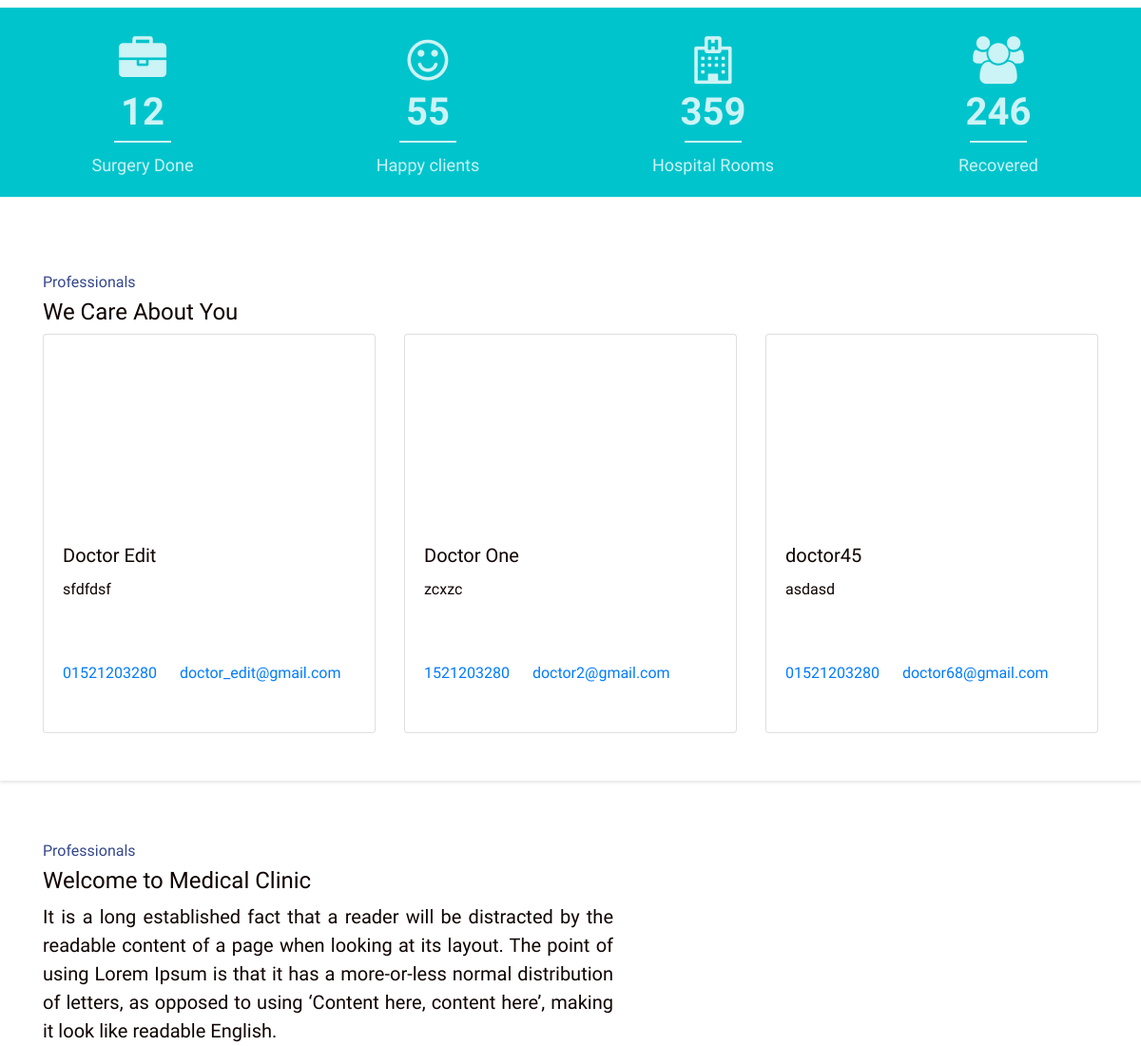
Page /about.php (middle part) on the earlier database version.
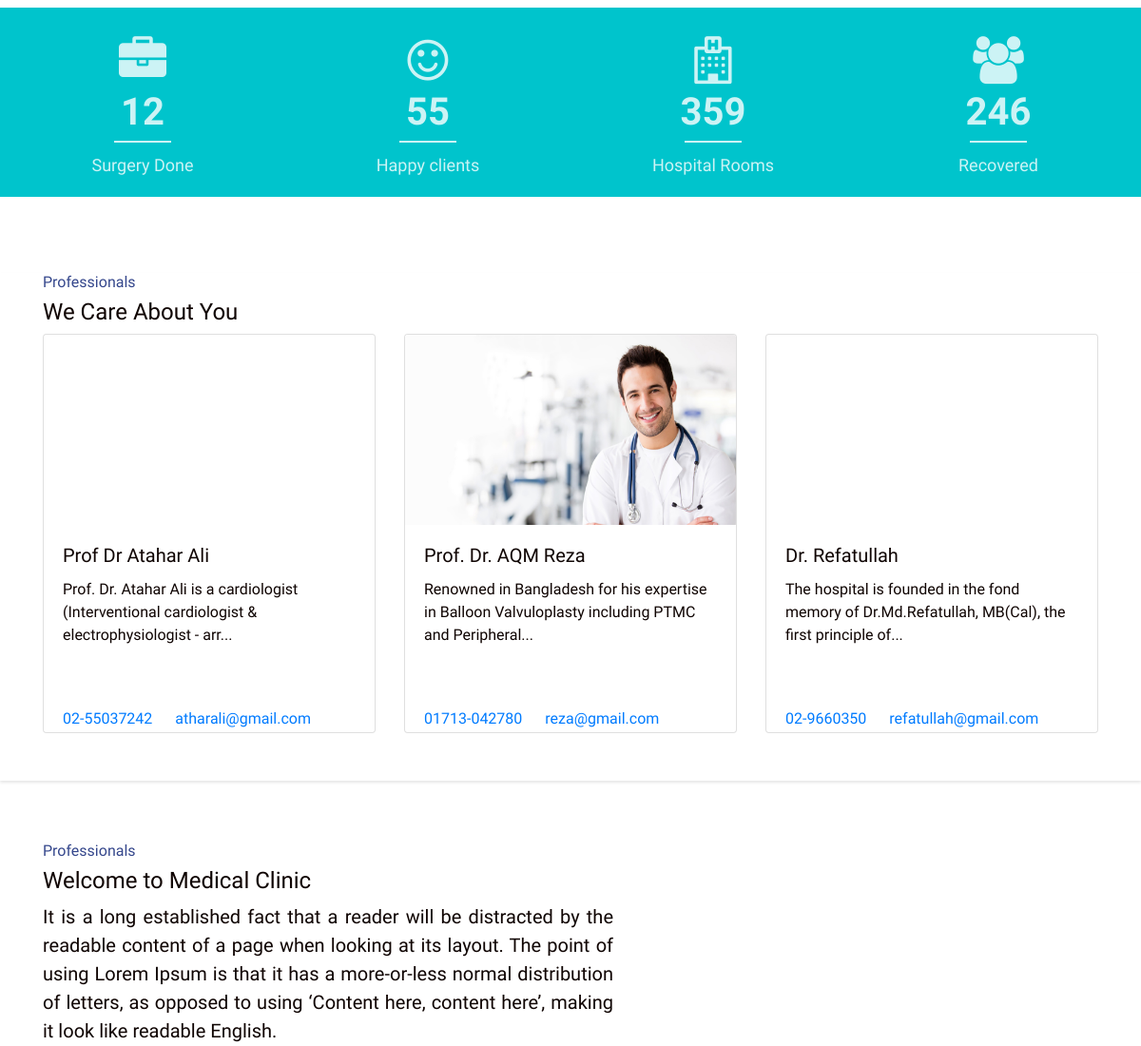
Same page on the later database version.
### tables this page shows
CREATE TABLE `user` (
  `id` int(11) NOT NULL,
  `user_type` varchar(15) NOT NULL,
  `full_name` varchar(50) NOT NULL,
  `email` varchar(50) NOT NULL,
  `phone` varchar(50) DEFAULT NULL,
  `password` varchar(100) NOT NULL,
  `description` mediumtext DEFAULT NULL,
  `category` varchar(40) DEFAULT NULL,
  `service` varchar(40) DEFAULT NULL,
  `profile_picture` varchar(500) DEFAULT NULL,
  `registration_time` timestamp NOT NULL DEFAULT current_timestamp() ON UPDATE current_timestamp()
);

### controller/config.inc.php (called while the page is built, shortened)
<?php
$servername = "localhost";
$db_username = "root";
$db_password = "";
$db_name = "osca_new";
function getArray($query)
{
  global $servername, $db_username, $db_password, $db_name;
  $conn = mysqli_connect($servername, $db_username, $db_password, $db_name);
  $data = array();
  $result = mysqli_query($conn, $query);
  if (mysqli_num_rows($result) > 0) {
    while ($row = mysqli_fetch_assoc($result)) {
      $data[] = $row;
    }
  }
  return $data;
}

### controller/Controller.php (called while the page is built, shortened)
<?php
require_once 'config.inc.php';
function getAllDoctors()
{
    $query = "SELECT * FROM `user` WHERE `user_type`= 'doctor'";
    $doctors = getArray($query);
    $query = "SELECT COUNT(*) as count FROM `user` WHERE `user_type` = 'doctor' ";
    $doctorsCounter = getArray($query);
    return $doctors;
}

### page_sections/about_sections/section_three.php (the view)
<?php
require_once './controller/Controller.php';
$doctors = getAllDoctors();
?>
<section class="doctor-section">
  <div class="container doctor-container">
    <h6 class="prof">Professionals
      <h4>We Care About You</h4>
    </h6>
    <div class="row">
      <?php
      $limit = 0;
      if ($doctors > 0) {
        foreach ($doctors as $doctor) {
          if ($limit < 3) {
            echo "<div class='col-sm-4'>";
            echo "<a href='templates/doctor_profile_template.php?id=" . $doctor["id"] . "'  name='id'>";
            echo "<div class='card single-doctor-direct-loop'>";
            echo " <img src='../../assets/images/uploaded_images/doctor_images/" . $doctor["profile_picture"] . "' class='card-img-top' alt=''>";
            echo "<div class='card-body'>";
            echo "<h5 class='card-title'>" . $doctor["full_name"] . "</h5>";
            $truncated = (strlen($doctor["description"]) > 95) ? substr($doctor["description"], 0, 95) . '...' : $doctor["description"];
            echo "<p class='card-text loop-text'>" . $truncated .  "</p>";
            echo "<br><br>";
            echo " <a href='tel:" . $doctor["phone"] . " ' class='card-link'>" . $doctor["phone"] .  "</a>";
            echo " <a href='mailto: " . $doctor["email"] . " ' class='card-link'>" . $doctor["email"] .  "</a>";
            echo "</div>
             </div>
               </a>
             </div>
                ";
          }
          $limit++;
        }
      } ?>
    </div>
  </div>
</section>

Differences in the rows shown:
removed user: full_name "Doctor Edit", description "sfdfdsf", phone "01521203280", email "doctor_edit@gmail.com"
removed user: full_name "Doctor One", description "zcxzc", phone "1521203280", email "doctor2@gmail.com"
removed user: full_name "doctor45", description "asdasd", phone "01521203280", email "doctor68@gmail.com"
added user: full_name "Prof Dr Atahar Ali", description "Prof. Dr. Atahar Ali is a cardiologist (Interventional cardiologist & electrophysiologist - arr...", phone "02-55037242", email "atharali@gmail.com"
added user: profile_picture (picture), full_name "Prof. Dr. AQM Reza", description "Renowned in Bangladesh for his expertise in Balloon Valvuloplasty including PTMC and Peripheral...", phone "01713-042780", email "reza@gmail.com"
added user: full_name "Dr. Refatullah", description "The hospital is founded in the fond memory of Dr.Md.Refatullah, MB(Cal), the first principle of...", phone "02-9660350", email "refatullah@gmail.com"
